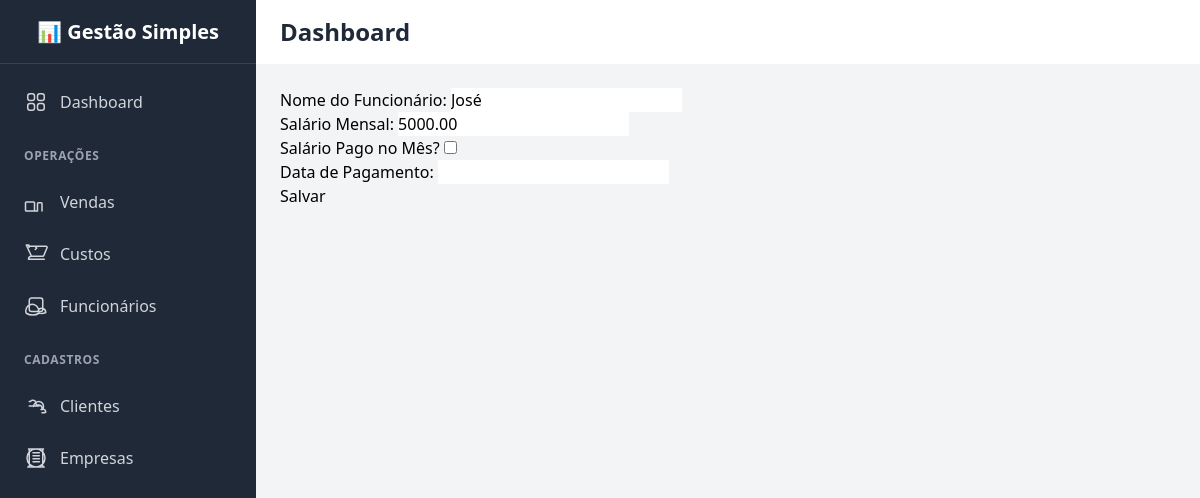
/funcionarios/1/editar/, run on an earlier commit of the app's database.
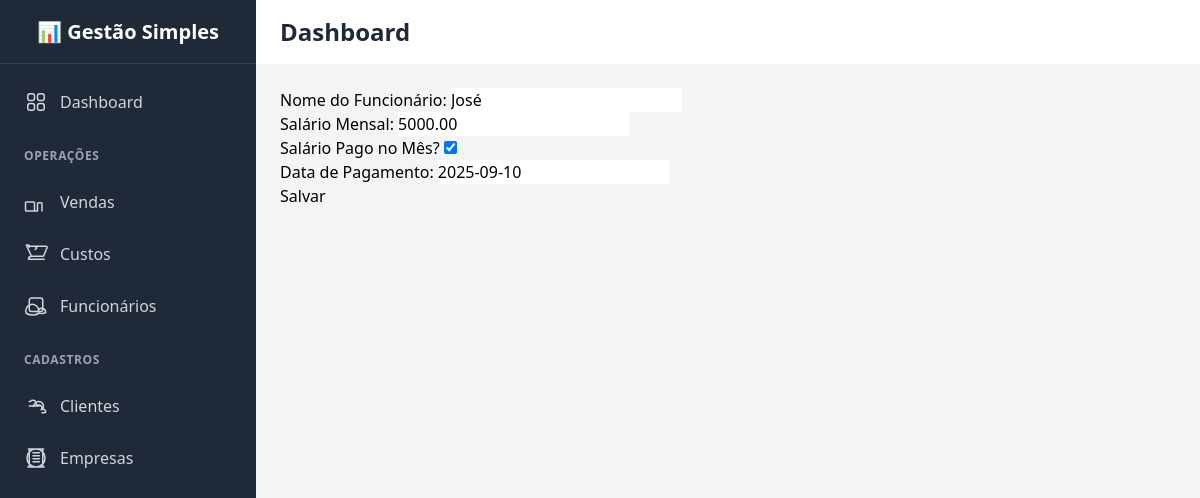
And on a later commit of the database.
### core/models.py (models this page shows, shortened)
class Funcionario(models.Model):
    nome = models.CharField(max_length=200, verbose_name="Nome do Funcionário")
    salario = models.DecimalField(max_digits=10, decimal_places=2, verbose_name="Salário Mensal")
    pagamento_efetuado = models.BooleanField(default=False, verbose_name="Salário Pago no Mês?")
    data_pagamento = models.DateField(null=True, blank=True, verbose_name="Data de Pagamento")
    class Meta:
        verbose_name = "Funcionário"
        verbose_name_plural = "Funcionários"
        ordering = ['nome']

### core/views.py (the view)
# urls.py: path('funcionarios/<int:pk>/editar/', FuncionarioUpdateView.as_view(), name='funcionario-update'),
class FuncionarioUpdateView(UpdateView):
    model = Funcionario
    fields = ['nome', 'salario', 'pagamento_efetuado', 'data_pagamento']
    template_name = 'core/generic_form.html'
    success_url = reverse_lazy('funcionario-list')

### core/templates/core/generic_form.html (shortened to what this page needs)
{% extends 'base.html' %}
{% block content %}
    <form method="post">
        {{ form.as_p }}
        <button type="submit">Salvar</button>
    </form>
{% endblock %}

What changed in the data, as far as the page shows it:
changed Funcionario "José": pagamento_efetuado "☐" → "☑"; data_pagamento (not shown) → "2025-09-10"
